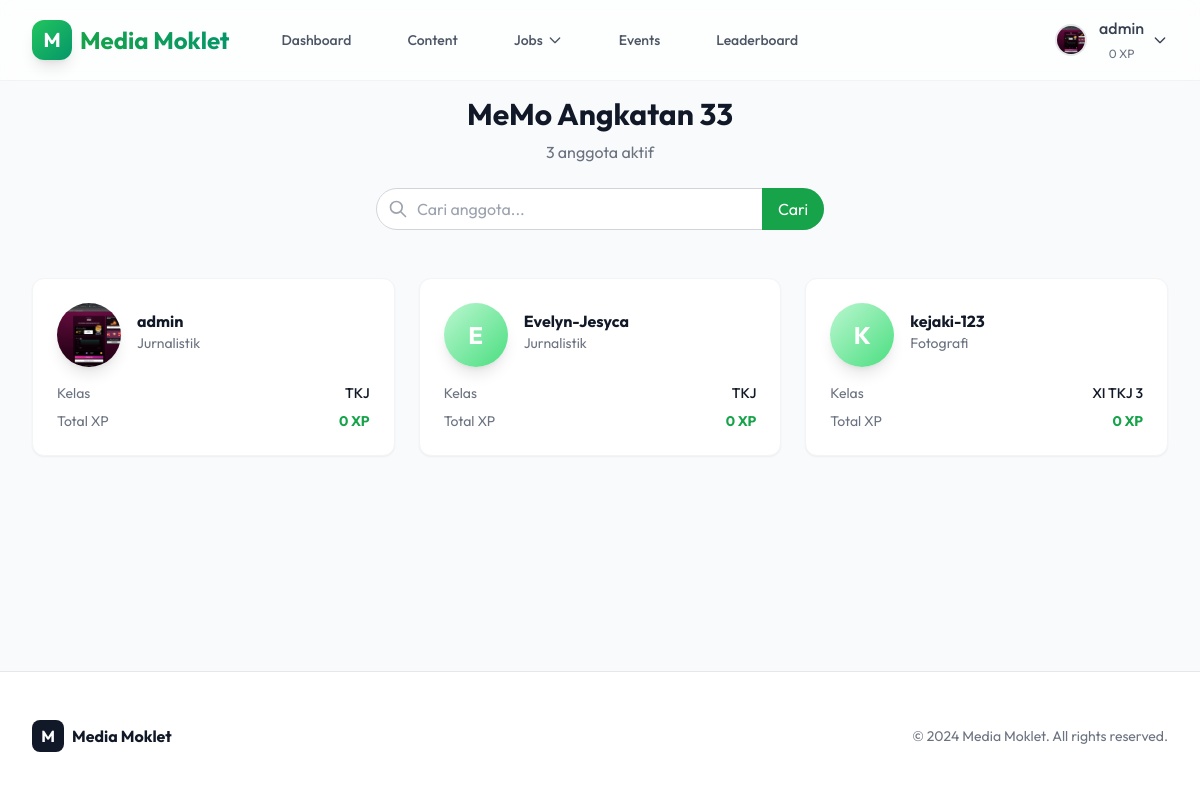
Before: /auth/members/angkatan/33/ (signed in) with the older database file.
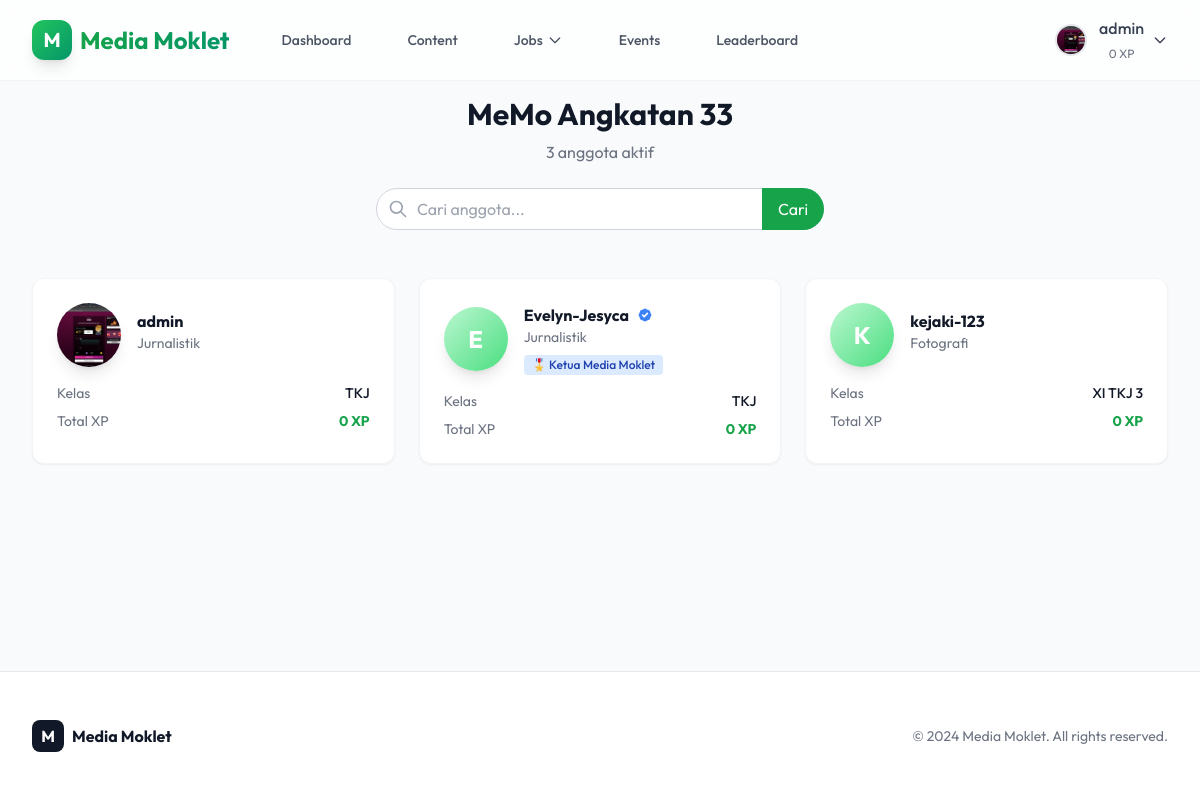
After: the same page with the newer database file.
### users/models.py (models this page shows, shortened)
class User(AbstractUser):
    class Division(models.TextChoices):
        JOURNALISM = 'JOURNALISM', 'Jurnalistik'
        DESIGN = 'DESIGN', 'Design'
        PHOTOGRAPHY = 'PHOTOGRAPHY', 'Fotografi'
    class Role(models.TextChoices):
        PIC_DIVISI = 'PIC_DIVISI', 'PIC Divisi'
        KETUA = 'KETUA', 'Ketua Media Moklet'
        WAKA = 'WAKA', 'Wakil Ketua'
        SEKRETARIS = 'SEKRETARIS', 'Sekretaris'
        MEMBER = 'MEMBER', 'Anggota'
    class_name = models.CharField(max_length=50, verbose_name="Kelas/Jurusan")
    nisn = models.CharField(max_length=20, unique=True, verbose_name="NISN")
    angkatan = models.IntegerField(default=34, verbose_name="Angkatan", help_text="Contoh: 33, 34, 35")
    division = models.CharField(
        max_length=20,
        choices=Division.choices,
        default=Division.JOURNALISM,
        verbose_name="Divisi"
    )
    role = models.CharField(
        max_length=20,
        choices=Role.choices,
        default=Role.MEMBER,
        verbose_name="Role/Jabatan"
    )
    phone_number = models.CharField(max_length=15, blank=True, null=True, verbose_name="Nomor HP")
    is_verified = models.BooleanField(default=False, verbose_name="Terverifikasi")
    profile_photo = models.ImageField(upload_to='profile_photos/', blank=True, null=True, verbose_name="Foto Profil")
    badges = models.ManyToManyField(Badge, blank=True, related_name='users', verbose_name="Badges")
    points = models.IntegerField(default=0)

class Badge(models.Model):
    name = models.CharField(max_length=50, unique=True, verbose_name="Nama Badge")
    slug = models.SlugField(max_length=50, unique=True)
    color = models.CharField(max_length=20, default='blue', verbose_name="Warna",
                            help_text="Warna badge: blue, green, red, purple, yellow, etc")
    icon = models.CharField(max_length=50, default='⭐', verbose_name="Icon/Emoji")
    description = models.TextField(blank=True, verbose_name="Deskripsi")
    class Meta:
        verbose_name = "Badge"
        verbose_name_plural = "Badges"
        ordering = ['name']

### users/views.py (the view)
# urls.py: path('members/angkatan/<int:angkatan>/', views.members_by_angkatan, name='members_angkatan'),
def members_by_angkatan(request, angkatan):
    members = User.objects.filter(angkatan=angkatan, is_active=True).order_by('-points')
    query = request.GET.get('q')
    if query:
        members = members.filter(username__icontains=query)
    context = {
        'angkatan': angkatan,
        'members': members,
    }
    return render(request, 'users/members_angkatan.html', context)

### users/templates/users/members_angkatan.html (shortened to what this page needs)
{% extends 'core/base.html' %}
{% block content %}
<div class="max-w-6xl mx-auto">
    <div class="text-center mb-12 animate-fade-in-up">
        <h1 class="text-3xl font-bold text-gray-900 mb-2">MeMo Angkatan {{ angkatan }}</h1>
        <p class="text-gray-500">{{ members.count }} anggota aktif</p>
        <form method="GET" class="max-w-md mx-auto mt-6">
            <div class="relative">
                <input type="text" name="q" placeholder="Cari anggota..." value="{{ request.GET.q }}"
                    class="w-full px-4 py-2 rounded-full border border-gray-300 focus:outline-none focus:ring-2 focus:ring-green-500 focus:border-transparent pl-10">
                <div class="absolute inset-y-0 left-0 pl-3 flex items-center pointer-events-none">
                </div>
                <button type="submit"
                    class="absolute inset-y-0 right-0 px-4 py-2 bg-green-600 text-white rounded-r-full hover:bg-green-700 transition-colors">
                    Cari
                </button>
            </div>
        </form>
    </div>
    <div class="grid grid-cols-1 md:grid-cols-2 lg:grid-cols-3 gap-6">
        {% for member in members %}
        <div class="bg-white rounded-xl shadow-sm border border-gray-100 p-6 hover:shadow-md transition-all">
            <div class="flex items-center gap-4 mb-4">
                {% if member.profile_photo %}
                <img src="{{ member.profile_photo.url }}" alt="{{ member.username }}"
                    class="w-16 h-16 rounded-full object-cover shadow-lg">
                {% else %}
                <div
                    class="w-16 h-16 rounded-full bg-gradient-to-br from-primary-200 to-primary-400 flex items-center justify-center text-white font-bold text-2xl shadow-lg">
                    {{ member.username|slice:":1"|upper }}
                </div>
                {% endif %}
                <div class="flex-1">
                    <h3 class="font-bold text-gray-900 flex items-center gap-2">
                        {{ member.get_full_name|default:member.username }}
                    </h3>
                    <p class="text-sm text-gray-500">{{ member.get_division_display }}</p>
                    <div class="flex flex-wrap gap-1 mt-2">
                        {% for badge in member.badges.all %}
                        <span
                            class="inline-flex items-center px-2 py-0.5 rounded text-xs font-medium bg-{{ badge.color }}-100 text-{{ badge.color }}-800"
                            title="{{ badge.name }}">
                            {{ badge.icon }} {{ badge.name }}
                        </span>
                        {% endfor %}
                    </div>
                </div>
            </div>
            <div class="space-y-2">
                <div class="flex justify-between items-center text-sm">
                    <span class="text-gray-500">Kelas</span>
                    <span class="font-medium text-gray-900">{{ member.class_name }}</span>
                </div>
                <div class="flex justify-between items-center text-sm">
                    <span class="text-gray-500">Total XP</span>
                    <span class="font-bold text-primary-600">{{ member.points }} XP</span>
                </div>
            </div>
        </div>
        {% empty %}
        <div class="col-span-3 text-center py-12 text-gray-500">
            Belum ada anggota di angkatan ini.
        </div>
        {% endfor %}
    </div>
</div>
{% endblock %}

### core/templates/core/base.html (shortened to what the changed rows need)
{% load static %}
<!DOCTYPE html>
<html lang="en" class="scroll-smooth">
<head>
    <script src="https://cdn.tailwindcss.com"></script>
</head>
<body class="bg-gray-50 text-gray-900 min-h-screen flex flex-col">
    <nav class="fixed w-full z-50 glass border-b border-gray-200/50 transition-all duration-300"
        x-data="{ scrolled: false }" @scroll.window="scrolled = (window.pageYOffset > 20)">
        <div class="max-w-7xl mx-auto px-4 sm:px-6 lg:px-8">
            <div class="flex justify-between h-20">
                <div class="flex items-center space-x-4">
                    {% if user.is_authenticated %}
                    <div class="relative" x-data="{ open: false }">
                        <button @click="open = !open" @click.away="open = false"
                            class="flex items-center space-x-3 text-gray-700 hover:text-primary-600 focus:outline-none group">
                            {% if user.profile_photo %}
                            <img src="{{ user.profile_photo.url }}" alt="{{ user.username }}"
                                class="w-8 h-8 rounded-full object-cover border-2 border-gray-200 group-hover:border-primary-500 transition-colors">
                            {% else %}
                            <div
                                class="w-8 h-8 rounded-full bg-gradient-to-br from-green-400 to-emerald-600 flex items-center justify-center text-white text-sm font-bold border-2 border-gray-200 group-hover:border-primary-500 transition-colors">
                                {{ user.get_initials }}
                            </div>
                            {% endif %}
                            <div class="flex items-center gap-2">
                                <div>
                                    <span class="font-medium block">{{ user.username }}</span>
                                    <span class="text-xs text-gray-500">{{ user.points }} XP</span>
                                </div>
                                <svg class="w-4 h-4" fill="none" stroke="currentColor" viewBox="0 0 24 24">
                                    <path stroke-linecap="round" stroke-linejoin="round" stroke-width="2"
                                        d="M19 9l-7 7-7-7"></path>
                                </svg>
                            </div>
                        </button>
                    </div>
                    {% endif %}
                </div>
            </div>
        </div>
    </nav>
    <main class="flex-grow pt-24 pb-12 px-4 sm:px-6 lg:px-8 max-w-7xl mx-auto w-full">
        {% block content %}
        {% endblock %}
    </main>
</body>
</html>

Changed rows visible on the page:
changed User "Evelyn-Jesyca": gains Badge (icon "🎖️", name "Ketua Media Moklet"); is_verified False → True (drawn)
